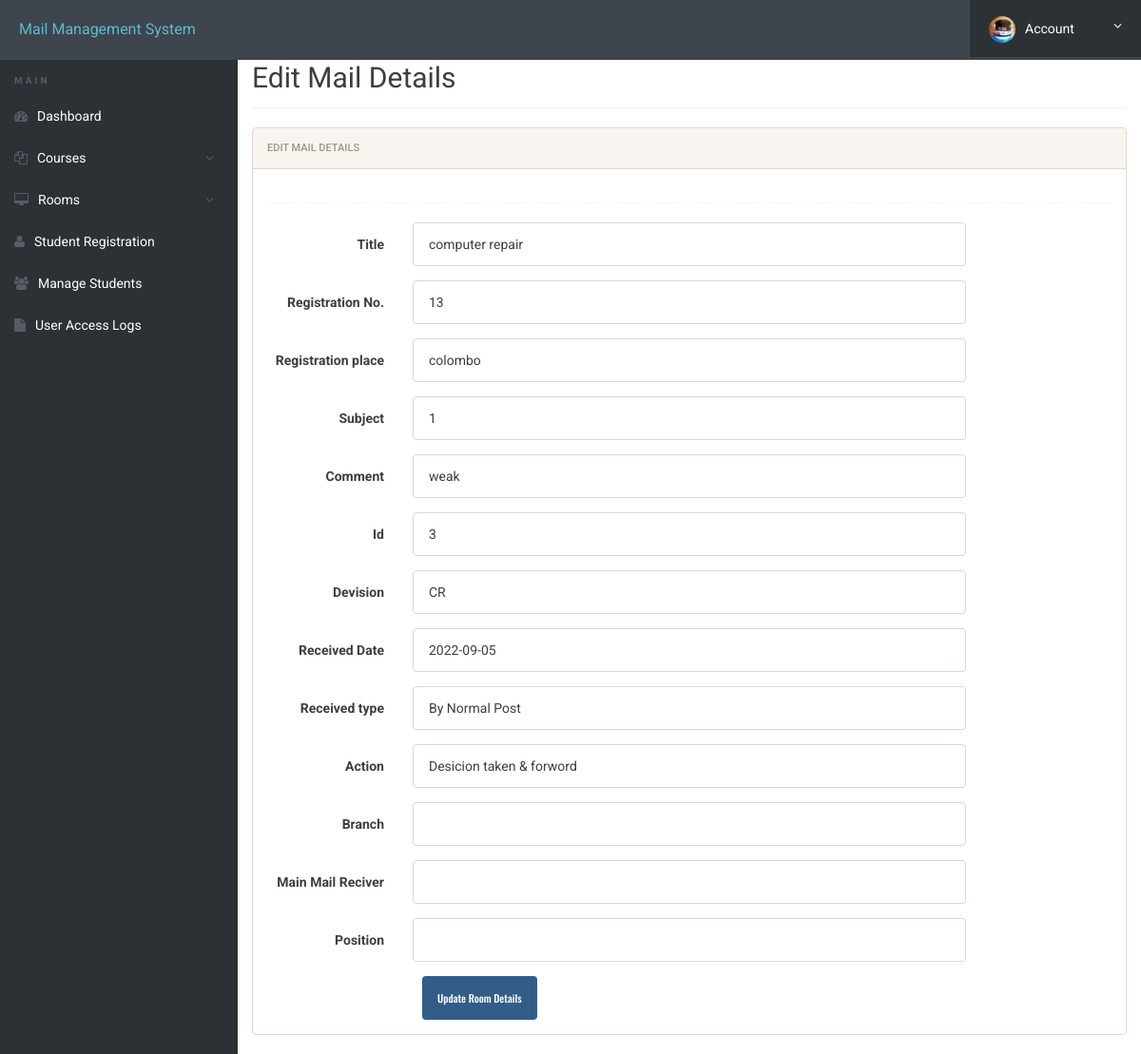
Page /admin/edit-room.php?id=3 (signed in) on the committed database.
### tables this page shows
CREATE TABLE `registration` (
  `id` int(11) NOT NULL AUTO_INCREMENT,
  `recidate` date DEFAULT NULL,
  `devision` varchar(500) DEFAULT NULL,
  `regno` int(11) DEFAULT NULL,
  `subject` varchar(500) DEFAULT NULL,
  `title` varchar(500) DEFAULT NULL,
  `recitype` varchar(500) DEFAULT NULL,
  `regplace` varchar(250) DEFAULT NULL,
  `action` varchar(1000) DEFAULT NULL,
  `comment` varchar(500) DEFAULT NULL,
  PRIMARY KEY (`id`)
);

### admin/edit-room.php (the view, shortened to what this page needs)
<?php
include('includes/config.php');
?>
<!doctype html>
<html lang="en" class="no-js">
<head>
	<link rel="stylesheet" href="css/font-awesome.min.css">
	<link rel="stylesheet" href="css/bootstrap.min.css">
	<link rel="stylesheet" href="css/dataTables.bootstrap.min.css">>
	<link rel="stylesheet" href="css/bootstrap-social.css">
	<link rel="stylesheet" href="css/bootstrap-select.css">
	<link rel="stylesheet" href="css/fileinput.min.css">
	<link rel="stylesheet" href="css/awesome-bootstrap-checkbox.css">
	<link rel="stylesheet" href="css/style.css">
</head>
<body>
	<?php include('includes/header.php');?>
	<div class="ts-main-content">
		<?php include('includes/sidebar.php');?>
		<div class="content-wrapper">
			<div class="container-fluid">
				<div class="row">
					<div class="col-md-12">
						<h2 class="page-title">Edit Mail Details </h2>
						<div class="row">
							<div class="col-md-12">
								<div class="panel panel-default">
									<div class="panel-heading">Edit Mail Details</div>
									<div class="panel-body">
										<form method="post" class="form-horizontal">
												<?php
												$id=$_GET['id'];
	$ret="select * from registration where id=?";
		$stmt= $mysqli->prepare($ret) ;
	 $stmt->bind_param('i',$id);
	 $stmt->execute() ;
	 $res=$stmt->get_result();
	   while($row=$res->fetch_object())
	  {
	  	?>
						<div class="hr-dashed"></div>
						<div class="form-group">
						<label class="col-sm-2 control-label">Title  </label>
					<div class="col-sm-8">
					<input type="text"  name="title" value="<?php echo $row->title;?>"  class="form-control"> </div>
					</div>
					<div class="form-group">
						<label class="col-sm-2 control-label">Registration No.  </label>
					<div class="col-sm-8">
					<input type="text"  name="regno" value="<?php echo $row->regno;?>"  class="form-control"> </div>
					</div>
					<div class="form-group">
						<label class="col-sm-2 control-label">Registration place  </label>
					<div class="col-sm-8">
					<input type="text"  name="regplace" value="<?php echo $row->regplace;?>"  class="form-control"> </div>
					</div>
					<div class="form-group">
						<label class="col-sm-2 control-label">Subject</label>
					<div class="col-sm-8">
					<input type="text"  name="subject" value="<?php echo $row->subject;?>"  class="form-control"> </div>
					</div>
					<div class="form-group">
						<label class="col-sm-2 control-label">Comment</label>
					<div class="col-sm-8">
					<input type="text"  name="comment" value="<?php echo $row->comment;?>"  class="form-control"> </div>
					</div>
<div class="form-group">
									<label class="col-sm-2 control-label">Id </label>
									<div class="col-sm-8">
									<input type="text" class="form-control" name="id" value="<?php echo $row->id;?>" >
												</div>
											</div>
	<div class="form-group">
	<label class="col-sm-2 control-label">Devision</label>
	<div class="col-sm-8">
	<input type="text"  name="devision" value="<?php echo $row->devision;?>"  class="form-control"> </div>
	</div>
	<div class="form-group">
	<label class="col-sm-2 control-label">Received Date</label>
	<div class="col-sm-8">
	<input type="text"  name="recidate" value="<?php echo $row->recidate;?>"  class="form-control"> </div>
	</div>
	<div class="form-group">
	<label class="col-sm-2 control-label">Received type</label>
	<div class="col-sm-8">
	<input type="text"  name="recitype" value="<?php echo $row->recitype;?>"  class="form-control"> </div>
	</div>
	<div class="form-group">
	<label class="col-sm-2 control-label">Action</label>
	<div class="col-sm-8">
	<input type="text"  name="action" value="<?php echo $row->action;?>"  class="form-control"> </div>
	</div>
	<div class="form-group">
	<label class="col-sm-2 control-label">Branch</label>
	<div class="col-sm-8">
	<input type="text"  name="branch" value="<?php echo $row->branch;?>"  class="form-control"> </div>
	</div>
	<div class="form-group">
	<label class="col-sm-2 control-label">Main Mail Reciver</label>
	<div class="col-sm-8">
	<input type="text"  name="mainreciver" value="<?php echo $row->mainreciver;?>"  class="form-control"> </div>
	</div>
	<div class="form-group">
	<label class="col-sm-2 control-label">Position</label>
	<div class="col-sm-8">
	<input type="text"  name="position" value="<?php echo $row->position;?>"  class="form-control"> </div>
	</div>
<?php } ?>
												<div class="col-sm-8 col-sm-offset-2">
													<input class="btn btn-primary" type="submit" name="submit" value="Update Room Details ">
												</div>
											</div>
									</div>
								</div>
							</div>
							</div>
						</div>
					</div>
				</div>
			</div>
</body>
</html>

### admin/css/style.css (style rules this page uses)
html { font-size: 14px; }
@media only screen and (min-width: 480px) { html { font-size: 17px; } }
@media only screen and (min-width: 768px) { html { font-size: 14px; } }
body { font-size: 1em; }
.btn { font-family: 'Oswald', sans-serif; }
.hr-dashed { background-color: transparent; border-top: 1px dotted #edf0f5; color: transparent; height: 1px; margin: 20px 0; }
.panel { overflow: hidden; }
.btn { text-transform: none; }
.page-title { padding-bottom: 15px; margin-bottom: 20px; border-bottom: 1px solid #f0f0f0; }
.ts-main-content .content-wrapper { padding-top: 15px; margin-top: 10px; }
@media only screen and (min-width: 992px) { .ts-main-content .content-wrapper { margin-left: 250px; } }

### rows in the picture
registration: title "computer repair", regno "13", regplace "colombo", subject "1", comment "weak", id "3", devision "CR", recidate "2022-09-05", recitype "By Normal Post", action "Desicion taken & forword"
